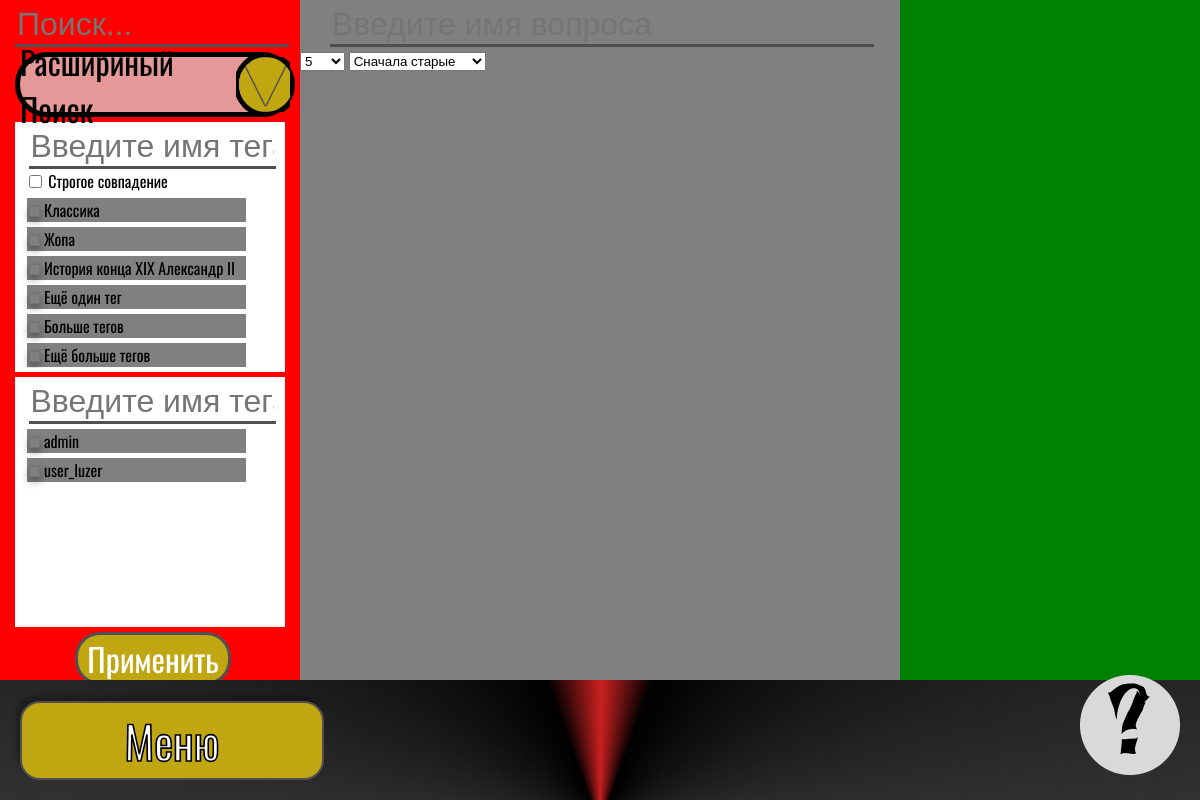
Screenshot of /questions/ with the database file from the repository.
### questions/models.py (models this page shows, shortened)
class Tags(models.Model):
    ID = models.BigAutoField(primary_key=True)
    tag_name = models.CharField(max_length=50)
    tag_author = models.ForeignKey(Users, on_delete=models.PROTECT, related_name='Tag_Author')
    publication = models.BooleanField(default=False)
    verified = models.BooleanField(default=False)
    verified_admin = models.ForeignKey(Users, on_delete=models.PROTECT, related_name='Verified_Tag_Admin', null=True, blank=True)
    created_at = models.DateTimeField(auto_now_add=True)
    class Meta:
        verbose_name = 'Тег'
        verbose_name_plural = 'Теги'

### registration/models.py (models this page shows, shortened)
class Users(AbstractBaseUser, PermissionsMixin):
    ID = models.BigAutoField(primary_key=True)
    login = models.CharField(max_length=20)
    email = models.EmailField(max_length=150, unique=True)
    picture = models.ImageField(upload_to='IMG/Users', blank=True, null=True)
    played_games = models.BigIntegerField(default=0)
    leader_games = models.BigIntegerField(default=0)
    win_games = models.BigIntegerField(default=0)
    is_active = models.BooleanField(default=True)
    last_activity = models.DateTimeField(default=timezone.now)
    is_root = models.BooleanField(default=False)
    is_moder = models.BooleanField(default=False)
    is_admin = models.BooleanField(default=False)
    is_staff = models.BooleanField(default=False)
    objects = CustomUserManager()
    USERNAME_FIELD = 'email'
    REQUIRED_FIELDS = []
    class Meta:
        verbose_name = 'Пользователь'
        verbose_name_plural = 'Пользователи'

### questions/views.py (the view, shortened to what this page needs)
# urls.py: path('', views.question_main, name="Question_Room"),
@csrf_exempt
def question_main(request):
    authors =  Question.objects.filter(publication=True).values_list('question_author', flat=True)
    authors = list(set(authors))
    users = Users.objects.filter(ID__in=authors)
    tags = Tags.objects.filter(publication=True)
    return render(request, "questions/question_main.html", {
        "tags":tags,
        "authors":users,
    })

### questions/templates/questions/question_main.html (shortened to what this page needs)
{% load static %}
<!DOCTYPE html>
<html lang="ru">
<head>
    <link rel="stylesheet" href="{% static 'questions/css/main.css' %}">
</head>
<body>
    <div id="page">
        <div id="search_box">
            <input id="question_search" type="text" class="input_select" placeholder="Поиск...">
            <div id="search_name_box" class="down_show_box">
                <div id="advanced_search" class="down_text">Расшириный Поиск</div>
                <div id="advanced_search_img_box" class="down_box"><img id="advanced_search_img" class="down_img" alt="Вниз" src="{% static 'questions/img/cubes/down_button.png' %}"></div>
            </div>
            <div id="select_tags" class="select_box">
                <input id="select_tags_name" class="input_select" type="text" placeholder="Введите имя тега" onkeyup="filterItemsTags()">
                <input type="checkbox" id="checkbox_tag" class="checkbox"> Строгое совпадение
                <div id="scroll_box_tags" class="scroll_box">
                    <ul id="spis_select_tags" class="spis_select">
                        {% for tag in tags %}
                        <li class="select_item" data-value="{{ tag.ID }}">
                            <div class="check_mark_box">
                                <img alt="галочки нет" class="check_mark_img base" src="{% static 'questions/img/cubes/base.png' %}">
                                {{ tag.tag_name }}
                            </div>
                        </li>
                        {% endfor %}
                    </ul>
                </div>
            </div>
            <div id="select_author" class="select_box">
                <input id="select_author_name" class="input_select" type="text" placeholder="Введите имя тега" onkeyup="filterItemsAuthor()">
                <div id="scroll_box_author" class="scroll_box">
                    <ul id="spis_select_author" class="spis_select">
                        {% for author in authors %}
                        <li class="select_item" data-value="{{ author.ID }}">
                            <div class="check_mark_box">
                                <img alt="галочки нет" class="check_mark_img base" src="{% static 'questions/img/cubes/base.png' %}">
                                {{ author.login }}
                            </div>
                        </li>
                        {% endfor %}
                    </ul>
                </div>
            </div>
            <div id="submit_search" class="button">Применить</div>
        </div>
        <div id="question_box">
            <input id="search" placeholder="Введите имя вопроса" class="input_select">
            <select id="count_question" class="count">
                <option value="5">5</option>
            </select>
            <select id="sorting_question" class="count">
                <option value="ID">Сначала старые</option>
            </select>
            <div id="question_scroll_box">
            </div>
        </div>
        <div id="random_question_box">
        </div>
    </div>
    <div id="hint"><a href="{% url 'Hint' %}"><img  alt="?" src="{% static 'registration/img/hint.png' %}"></a></div>
    <div id="main_page" class="main_button"><a style="text-decoration: none; color: inherit; color: inherit;" href="{% url 'Menu' %}">Меню</a></div>
</body>
</html>

### questions/static/questions/css/main.css (style rules this page uses)
body { font-family: 'Oswald', sans-serif; padding: 0; margin: 0; height: 100vh; background-image: url('../img/background.png'); background-size: cover; background-position: center; background-repeat: no-repeat; }
#main_page { position: fixed; bottom: 20px; left: 20px; z-index: 1000; display: flex; justify-content: center; align-items: center; background-color: #C0A610; border: 2px solid #524F52; border-radius: 20px; color: white; font-family: 'Oswald', sans-serif; -webkit-text-stroke: 0.2vh black; text-align: center; font-size: 45px; height: 75px; width: 300px; cursor: pointer; transition: .5s; box-shadow: -4px -5px 4px 0px rgba(0, 0, 0, 0.25); }
#hint { position: fixed; bottom: 20px; right: 20px; z-index: 1000; cursor: pointer; }
#page { width: 100vw; height: 85vh; }
#search_box { float: left; width: 25%; height: 100%; background-color: red; display: flex; flex-direction: column; overflow-y: auto; overflow-x: hidden; }
#question_box { float: left; width: 50%; height: 100%; background-color: grey; }
#random_question_box { float: left; width: 25%; height: 100%; background-color: green; }
.input_select { margin-top: 5px; width: 90%; margin-left: 5%; border: none; outline: none; box-shadow: none; background: transparent; color: white; border-bottom: 3px solid rgba(82, 79, 82, 1); font-size: 32px; }
.input_select::placeholder { font-size: 32px; }
.select_box { margin-top: 5px; background-color: white; margin-left: 5%; height: 30%; width: 90%; min-height: 250px; }
.spis_select { list-style-type: none; margin: 0; padding: 0; width: 90%; }
.select_item { background-color: grey; width: 90%; margin-left: 5%; margin-top: 5px; }
.check_mark_img { width: 5%; margin-left: 1%; box-shadow: 0 4px 8px rgba(0, 0, 0, 0.4); }
.scroll_box { overflow-y: auto; overflow-x: hidden; height: 70%; }
.down_show_box { margin-top: 5px; margin-left: 5%; border: 5px solid black; border-radius: 50px; min-height: 55px; height: 5%; width: 90%; background-color: rgba(217, 217, 217, 0.7); display: flex; }
.down_text { font-size: 32px; height: 100%; width: 80%; display: flex; align-items: center; justify-content: center; }
.down_box { height: 100%; width: 20%; display: flex; align-items: center; justify-content: center; overflow: hidden; }
.down_img { margin-right: -5px; border: 5px solid black; height: 100%; width: 100%; object-fit: cover; border-radius: 50px; cursor: pointer; z-index: 9999; }
.checkbox { margin-left: 5%; }
.down_show_box { position: relative; }
#advanced_search_img { position: relative; z-index: 10; }
.button { background-color: #C0A610; border: 3px solid #524F52; border-radius: 25px; color: white; font-size: 32px; text-align: center; cursor: pointer; }
#submit_search { margin-top: 5px; margin-left: 25%; width: 50%; height: 10%; }
#question_scroll_box { height: 80%; overflow-y: auto; overflow-x: hidden; }

### rows the page displays
Tags: {{ tag.ID }} 1 (drawn), tag_name "Классика"
Tags: {{ tag.ID }} 2 (drawn), tag_name "Жопа"
Tags: {{ tag.ID }} 3 (drawn), tag_name "История конца XIX Александр II"
Tags: {{ tag.ID }} 4 (drawn), tag_name "Ещё один тег"
Tags: {{ tag.ID }} 5 (drawn), tag_name "Больше тегов"
Tags: {{ tag.ID }} 6 (drawn), tag_name "Ещё больше тегов"
Users: {{ author.ID }} 1 (drawn), login "admin"
Users: {{ author.ID }} 3 (drawn), login "user_luzer"
